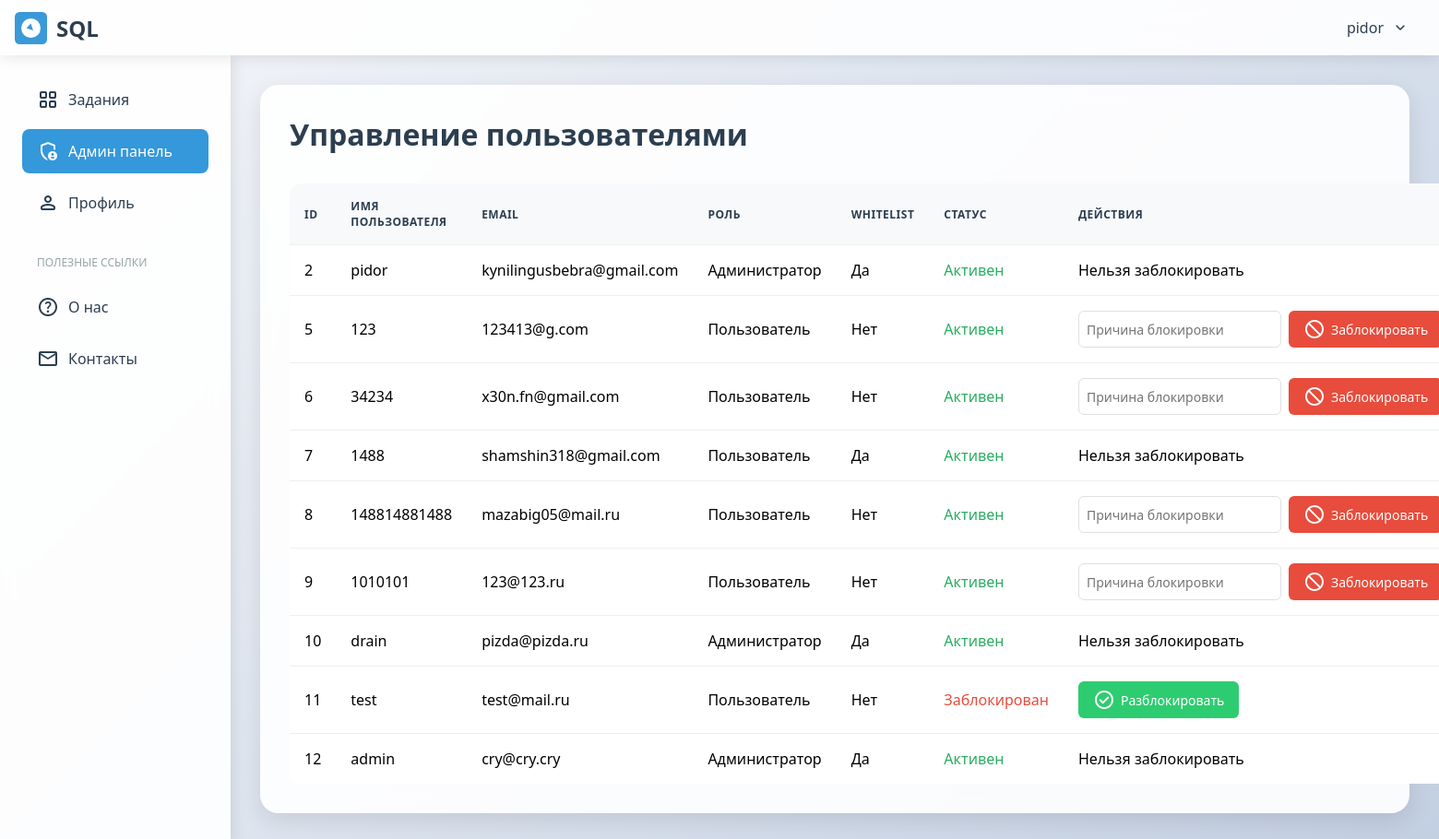
The app's page /admin-panel.php (signed in) with its own data.
### tables this page shows
CREATE TABLE `users` (
  `ID_User` int(11) NOT NULL,
  `ID_Role` int(11) DEFAULT NULL,
  `username` varchar(255) NOT NULL,
  `email` varchar(255) NOT NULL,
  `password` varchar(255) NOT NULL,
  `ban` tinyint(1) DEFAULT 0,
  `whitelist` tinyint(1) DEFAULT 0,
  `avatar_path` varchar(255) DEFAULT 'uploads/avatars/default.jpg',
  `ban_reason` varchar(255) DEFAULT NULL
);

### admin-panel.php (the view, shortened to what this page needs)
<?php
include_once 'config/database.php';
$users = $conn->query("SELECT * FROM users");
?>
<!DOCTYPE html>
<html lang="ru">
<head>
</head>
<body>
    <header class="header">
        <div style="display: flex; align-items: center;">
            <a href="index.php" class="logo">
                <img src="assets/img/logo.svg" alt="">
                <span>SQL</span>
            </a>
        </div>
        <div class="nav-profile">
            <span class="username"><?php echo htmlspecialchars($_SESSION['username'] ?? 'Гость'); ?></span>
        </div>
    </header>
    <aside class="sidebar">
        <ul class="sidebar-nav">
            <li class="nav-item">
                <a href="index.php">
                    <span class="material-symbols-rounded">grid_view</span>
                    Задания
                </a>
            </li>
            <li class="nav-item">
                <a href="admin-panel.php" class="active">
                    <span class="material-symbols-rounded">admin_panel_settings</span>
                    Админ панель
                </a>
            </li>
            <li class="nav-item">
                <a href="users-profile.php">
                    <span class="material-symbols-rounded">person</span>
                    Профиль
                </a>
            </li>
            <li class="nav-heading">ПОЛЕЗНЫЕ ССЫЛКИ</li>
            <li class="nav-item">
                <a href="pages-faq.html">
                    <span class="material-symbols-rounded">help</span>
                    О нас
                </a>
            </li>
            <li class="nav-item">
                <a href="pages-contact.html">
                    <span class="material-symbols-rounded">mail</span>
                    Контакты
                </a>
            </li>
        </ul>
    </aside>
    <main class="main">
        <div class="admin-container">
            <div class="admin-header">
                <h1>Управление пользователями</h1>
            </div>
            <div class="table-responsive">
                <table class="users-table">
                    <thead>
                        <tr>
                            <th>ID</th>
                            <th>Имя пользователя</th>
                            <th>Email</th>
                            <th>Роль</th>
                            <th>Whitelist</th>
                            <th>Статус</th>
                            <th>Действия</th>
                        </tr>
                    </thead>
                    <tbody>
                        <?php while ($user = $users->fetch_assoc()): ?>
                        <tr>
                            <td><?= htmlspecialchars($user['ID_User']) ?></td>
                            <td><?= htmlspecialchars($user['username']) ?></td>
                            <td><?= htmlspecialchars($user['email']) ?></td>
                            <td><?= $user['ID_Role'] == 1 ? 'Администратор' : 'Пользователь' ?></td>
                            <td><?= $user['whitelist'] ? 'Да' : 'Нет' ?></td>
                            <td class="<?= $user['ban'] ? 'status-banned' : 'status-active' ?>">
                                <?= $user['ban'] ? 'Заблокирован' : 'Активен' ?>
                            </td>
                            <td>
                                <?php if (!$user['ban'] && !$user['whitelist']): ?>
                                <form method="post" class="ban-form">
                                    <input type="text" name="ban_reason" placeholder="Причина блокировки" required class="ban-input">
                                    <button type="submit" name="ban_user" class="button button-danger">
                                        <span class="material-symbols-rounded">block</span>
                                        Заблокировать
                                    </button>
                                </form>
                                <?php elseif ($user['ban']): ?>
                                <form method="post" class="ban-form">
                                    <button type="submit" name="unban_user" class="button button-success">
                                        <span class="material-symbols-rounded">check_circle</span>
                                        Разблокировать
                                    </button>
                                </form>
                                <?php else: ?>
                                <span class="text-muted">Нельзя заблокировать</span>
                                <?php endif; ?>
                            </td>
                        </tr>
                        <?php endwhile; ?>
                    </tbody>
                </table>
            </div>
        </div>
    </main>
</body>
</html>

### admin-panel.php (style rules this page uses)
* { margin: 0; padding: 0; box-sizing: border-box; font-family: 'Segoe UI', Tahoma, Geneva, Verdana, sans-serif; }
body { min-height: 100vh; background: linear-gradient(135deg, #f5f7fa 0%, #c3cfe2 100%); }
.header { position: fixed; top: 0; left: 0; right: 0; height: 60px; background: rgba(255, 255, 255, 0.9); backdrop-filter: blur(10px); padding: 0 1rem; display: flex; justify-content: space-between; align-items: center; box-shadow: 0 2px 15px rgba(0, 0, 0, 0.1); z-index: 1000; }
.logo { display: flex; align-items: center; gap: 10px; text-decoration: none; color: #2c3e50; font-weight: 600; font-size: 1.5rem; }
.logo img { height: 35px; }
.nav-profile { position: relative; cursor: pointer; display: flex; align-items: center; gap: 8px; padding: 8px 16px; border-radius: 8px; transition: all 0.3s ease; }
.username { color: #2c3e50; font-weight: 500; }
.nav-profile::after { content: 'expand_more'; font-family: 'Material Symbols Rounded'; font-size: 20px; color: #2c3e50; transition: transform 0.3s ease; }
.sidebar { position: fixed; left: 0; top: 60px; bottom: 0; width: 250px; background: rgba(255, 255, 255, 0.9); backdrop-filter: blur(10px); padding: 0; box-shadow: 2px 0 15px rgba(0, 0, 0, 0.1); transition: transform 0.3s ease; z-index: 999; }
.sidebar-nav { list-style: none; padding: 1.5rem; }
.nav-item a { display: flex; align-items: center; padding: 0.75rem 1rem; color: #2c3e50; text-decoration: none; border-radius: 8px; transition: all 0.3s; gap: 10px; margin-bottom: 0.5rem; }
.nav-item a:hover, .nav-item a.active { background: #3498db; color: white; }
.nav-heading { font-size: 0.75rem; text-transform: uppercase; color: #95a5a6; margin: 2rem 0 1rem; padding-left: 1rem; }
.main { margin-left: 250px; margin-top: 60px; padding: 2rem; transition: margin-left 0.3s ease; }
.admin-container { background: rgba(255, 255, 255, 0.9); border-radius: 20px; box-shadow: 0 8px 25px rgba(0, 0, 0, 0.1); padding: 2rem; backdrop-filter: blur(10px); }
.admin-header { margin-bottom: 2rem; }
.admin-header h1 { color: #2c3e50; font-size: 2rem; margin-bottom: 0.5rem; }
.users-table { width: 100%; border-collapse: collapse; margin-top: 1rem; background: white; border-radius: 12px; overflow: hidden; }
.users-table th, .users-table td { padding: 1rem; text-align: left; border-bottom: 1px solid #ecf0f1; }
.users-table th { background: #f8f9fa; color: #2c3e50; font-weight: 600; text-transform: uppercase; font-size: 0.75rem; letter-spacing: 0.5px; }
.users-table tr:last-child td { border-bottom: none; }
.status-active { color: #27ae60; font-weight: 500; }
.status-banned { color: #e74c3c; font-weight: 500; }
.button { display: inline-flex; align-items: center; padding: 0.5rem 1rem; border: none; border-radius: 6px; font-weight: 500; cursor: pointer; transition: all 0.3s ease; gap: 6px; font-size: 0.875rem; }
.button-danger { background: #e74c3c; color: white; }
.button-success { background: #2ecc71; color: white; }
.ban-form { display: flex; gap: 0.5rem; }
.ban-input { padding: 0.5rem; border: 1px solid #e0e0e0; border-radius: 6px; font-size: 0.875rem; }

### records on screen
users: ID_User "2", username "pidor", email "kynilingusbebra@gmail.com", shows "Администратор", whitelist "Да", ban "Активен"
users: ID_User "5", username "123", email "123413@g.com", shows "Пользователь", whitelist "Нет", ban "Активен"
users: ID_User "6", username "34234", email "x30n.fn@gmail.com", shows "Пользователь", whitelist "Нет", ban "Активен"
users: ID_User "7", username "1488", email "shamshin318@gmail.com", shows "Пользователь", whitelist "Да", ban "Активен"
users: ID_User "8", username "148814881488", email "mazabig05@mail.ru", shows "Пользователь", whitelist "Нет", ban "Активен"
users: ID_User "9", username "1010101", email "123@123.ru", shows "Пользователь", whitelist "Нет", ban "Активен"
users: ID_User "10", username "drain", email "pizda@pizda.ru", shows "Администратор", whitelist "Да", ban "Активен"
users: ID_User "11", username "test", email "test@mail.ru", shows "Пользователь", whitelist "Нет", ban "Заблокирован"
users: ID_User "12", username "admin", email "cry@cry.cry", shows "Администратор", whitelist "Да", ban "Активен"

### other values on screen
$_SESSION['username'] "pidor"
